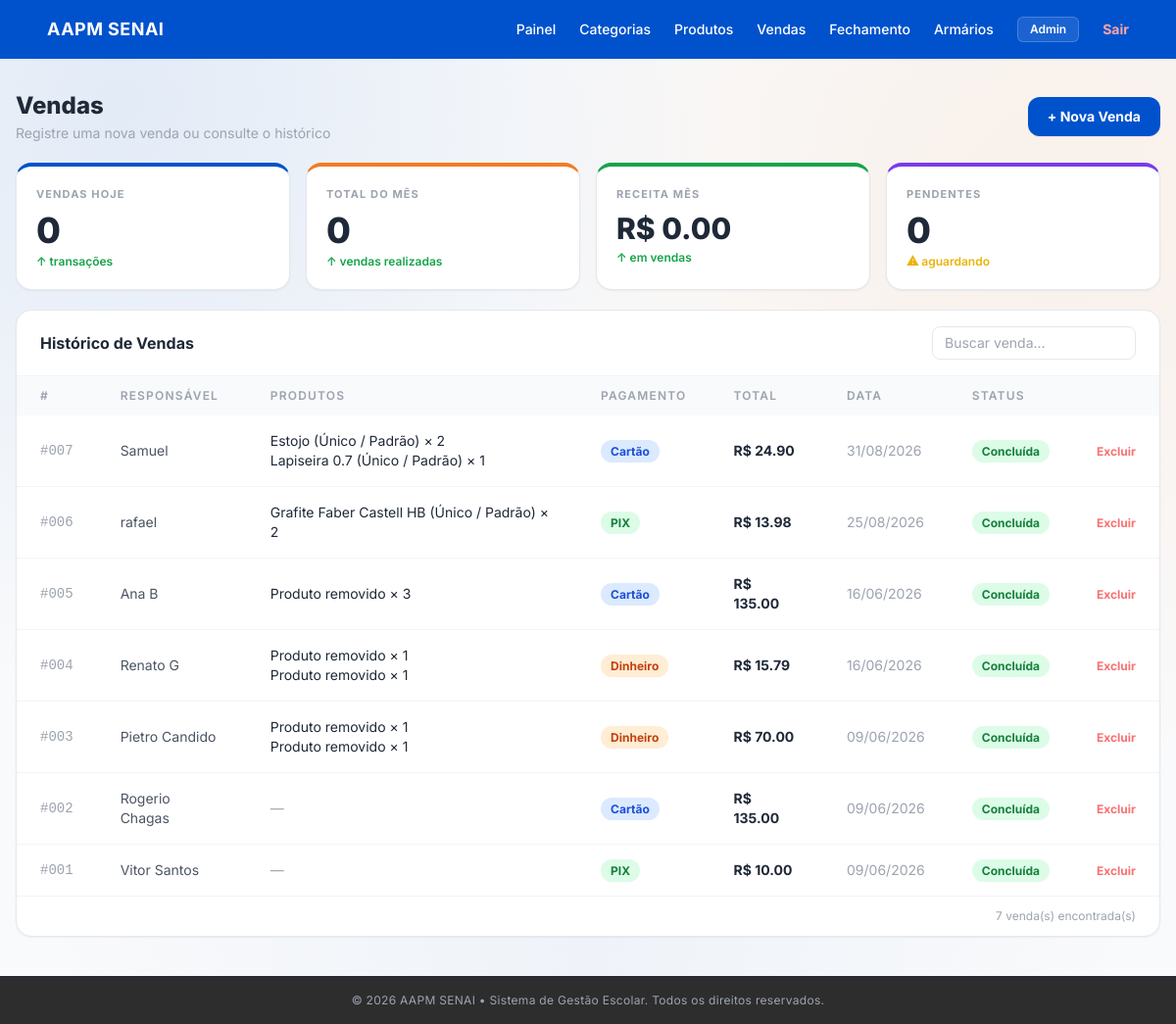
The app's page /vendas/ (signed in), older data.
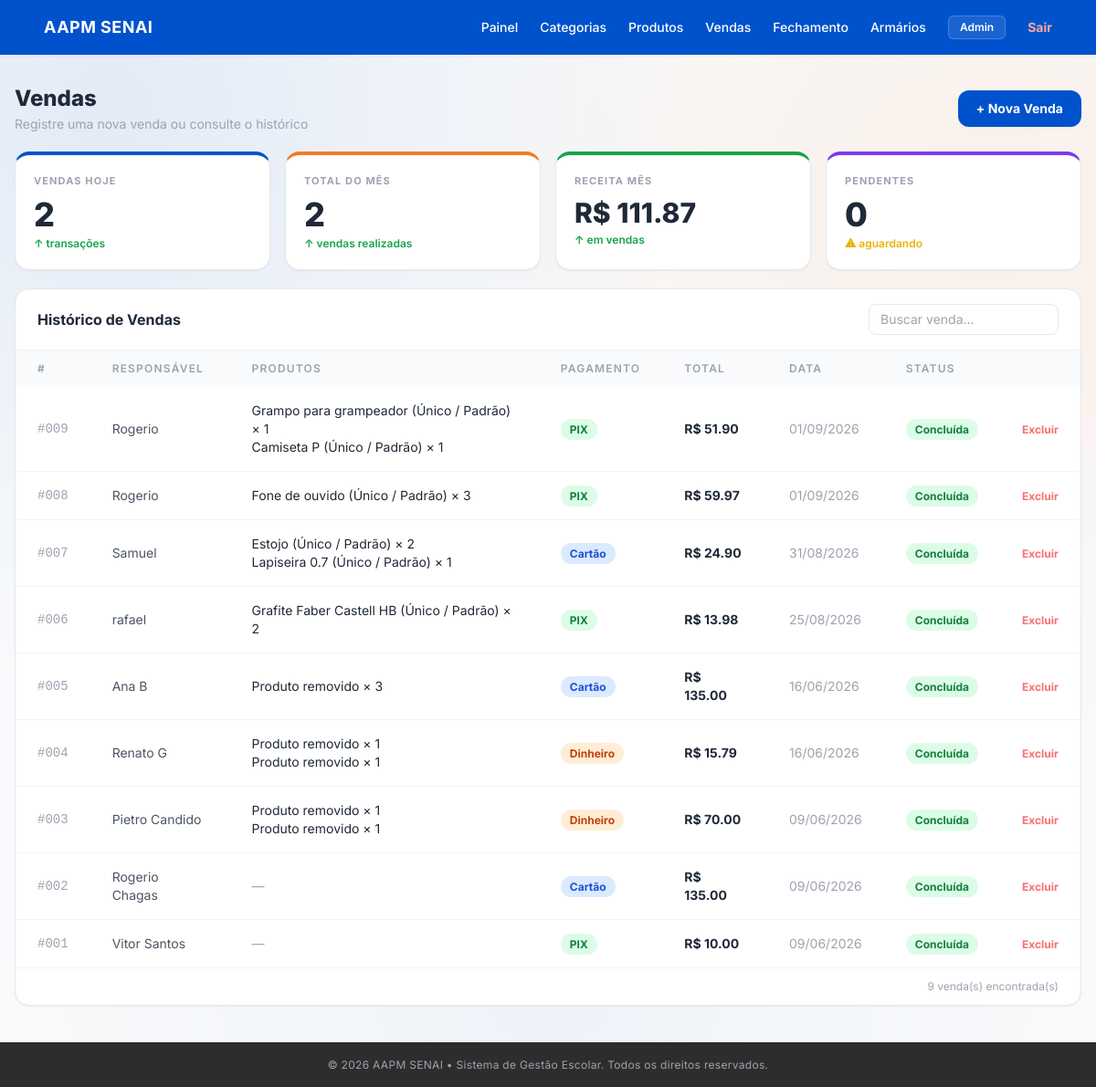
The same page, newer data.
### app/models/venda_model.py (models this page shows)
class Venda(Base):
    __tablename__ = "vendas"
    id              = Column(Integer, primary_key=True, index=True)
    responsavel     = Column(String(150), nullable=False)
    valor_total     = Column(Float, nullable=False)
    forma_pagamento = Column(String(50), nullable=False)
    observacao      = Column(String(500), nullable=True)
    status          = Column(String(30), default="concluida")
    data_venda      = Column(DateTime, default=datetime.utcnow)
    itens = relationship("VendaItem", back_populates="venda", cascade="all, delete")

### app/models/venda_item_model.py (models this page shows)
class VendaItem(Base):
    __tablename__ = "venda_itens"
    id                  = Column(Integer, primary_key=True, index=True)
    venda_id            = Column(Integer, ForeignKey("vendas.id", ondelete="CASCADE"), nullable=False)
    produto_variacao_id = Column(Integer, ForeignKey("produto_variacoes.id", ondelete="SET NULL"), nullable=True)
    quantidade          = Column(Integer, nullable=False)
    preco_unitario      = Column(Float, nullable=False)
    valor_total         = Column(Float, nullable=False)
    venda            = relationship("Venda", back_populates="itens")
    produto_variacao = relationship("ProdutoVariacao")

### app/models/produto_model.py (models this page shows, shortened)
class Produto(Base):
    __tablename__ = "produtos"
    id           = Column(Integer, primary_key=True, autoincrement=True, index=True)
    nome         = Column(String(150), nullable=False, index=True)
    preco        = Column(Float, nullable=False, default=0.0)
    ativo        = Column(Boolean, default=True)
    imagem_path  = Column(String(255), nullable=True)
    categoria_id = Column(Integer, ForeignKey("categorias.id", ondelete="SET NULL"), nullable=True)
    categoria    = relationship("Categoria", back_populates="produtos")
    variacoes    = relationship("ProdutoVariacao", back_populates="produto", cascade="all, delete-orphan")

### app/models/produto_variacao_model.py (models this page shows, shortened)
class ProdutoVariacao(Base):
    __tablename__ = "produto_variacoes"
    __table_args__ = (
        UniqueConstraint("produto_id", "tamanho", "cor", name="uq_variacao_produto_tamanho_cor"),
    )
    id            = Column(Integer, primary_key=True, autoincrement=True, index=True)
    produto_id    = Column(Integer, ForeignKey("produtos.id", ondelete="CASCADE"), nullable=False)
    tamanho       = Column(String(20), nullable=False)
    cor           = Column(String(50), nullable=False)
    sku           = Column(String(50), nullable=True, unique=True)
    preco         = Column(Float, nullable=True)  # se None, usa o preço base do produto
    estoque_atual = Column(Integer, nullable=False, default=0)
    ativo         = Column(Boolean, default=True)
    produto = relationship("Produto", back_populates="variacoes")

### app/controllers/venda_controller.py (the view)
@router.get("")
@router.get("/")
def listar_vendas(
    request: Request,
    db: Session = Depends(get_db),
    usuario=Depends(get_current_user),
):
    vendas = db.query(Venda).order_by(Venda.data_venda.desc()).all()
    produtos_db = db.query(Produto).filter(Produto.ativo == True).all()
    produtos = []
    for p in produtos_db:
        variacoes_ativas = [v for v in p.variacoes if v.ativo]
        if not variacoes_ativas:
            continue
        produtos.append({
            "id": p.id,
            "nome": p.nome,
            "imagem_url": p.imagem_url,
            "variacoes": [
                {"id": v.id, "descricao": v.descricao, "preco": v.preco_efetivo, "estoque_atual": v.estoque_atual}
                for v in variacoes_ativas
            ]
        })
    hoje        = datetime.utcnow().date()
    vendas_hoje = sum(1 for v in vendas if v.data_venda.date() == hoje)
    total_mes   = sum(1 for v in vendas if v.data_venda.month == hoje.month)
    receita_mes = sum(v.valor_total for v in vendas if v.data_venda.month == hoje.month)
    pendentes   = sum(1 for v in vendas if v.status == "pendente")
    return templates.TemplateResponse(
        request=request,
        name="vendas/index.html",
        context={
            "request":     request,
            "usuario":     usuario,
            "vendas":      vendas,
            "produtos":    produtos,
            "vendas_hoje": vendas_hoje,
            "total_mes":   total_mes,
            "receita_mes": receita_mes,
            "pendentes":   pendentes,
        },
    )

### app/templates/vendas/index.html (shortened to what this page needs)
{% extends "base.html" %}
{% block conteudo %}
<div class="pt-6 flex flex-col gap-5 pb-6">
  <div class="flex items-center justify-between">
    <div>
      <h1 class="text-2xl font-extrabold text-gray-800">Vendas</h1>
      <p class="text-sm text-gray-400 mt-0.5">Registre uma nova venda ou consulte o histórico</p>
    </div>
    <button onclick="abrirModal()"
      class="bg-[#0052cc] hover:bg-blue-700 text-white text-sm font-bold px-5 py-2.5 rounded-xl transition-all shadow-sm">
      + Nova Venda
    </button>
  </div>
  <div class="grid grid-cols-2 lg:grid-cols-4 gap-4">
    <div class="bg-white border border-gray-200 border-t-4 border-t-[#0052cc] rounded-2xl p-5 shadow-sm">
      <p class="text-[11px] font-bold text-gray-400 uppercase tracking-widest">Vendas Hoje</p>
      <p class="text-4xl font-extrabold text-gray-800 mt-2 mb-1">{{ vendas_hoje }}</p>
      <p class="text-xs font-semibold text-green-600">↑ transações</p>
    </div>
    <div class="bg-white border border-gray-200 border-t-4 border-t-[#f37b24] rounded-2xl p-5 shadow-sm">
      <p class="text-[11px] font-bold text-gray-400 uppercase tracking-widest">Total do Mês</p>
      <p class="text-4xl font-extrabold text-gray-800 mt-2 mb-1">{{ total_mes }}</p>
      <p class="text-xs font-semibold text-green-600">↑ vendas realizadas</p>
    </div>
    <div class="bg-white border border-gray-200 border-t-4 border-t-[#16a34a] rounded-2xl p-5 shadow-sm">
      <p class="text-[11px] font-bold text-gray-400 uppercase tracking-widest">Receita Mês</p>
      <p class="text-3xl font-extrabold text-gray-800 mt-2 mb-1">R$ {{ "%.2f"|format(receita_mes) }}</p>
      <p class="text-xs font-semibold text-green-600">↑ em vendas</p>
    </div>
    <div class="bg-white border border-gray-200 border-t-4 border-t-[#7c3aed] rounded-2xl p-5 shadow-sm">
      <p class="text-[11px] font-bold text-gray-400 uppercase tracking-widest">Pendentes</p>
      <p class="text-4xl font-extrabold text-gray-800 mt-2 mb-1">{{ pendentes }}</p>
      <p class="text-xs font-semibold text-yellow-500">⚠ aguardando</p>
    </div>
  </div>
  <div class="bg-white border border-gray-200 rounded-2xl shadow-sm overflow-hidden">
    <div class="px-6 py-4 border-b border-gray-100 flex items-center justify-between">
      <span class="text-base font-bold text-gray-800">Histórico de Vendas</span>
      <input type="text" id="busca" placeholder="Buscar venda..."
        oninput="filtrarTabela()"
        class="text-sm border border-gray-200 rounded-lg px-3 py-1.5 w-52 focus:outline-none focus:border-blue-400">
    </div>
    <div class="overflow-x-auto">
      <table class="w-full text-sm" id="tabela-vendas">
        <thead>
          <tr class="bg-gray-50 text-gray-400 text-xs uppercase tracking-widest">
            <th class="text-left px-6 py-3 font-semibold">#</th>
            <th class="text-left px-6 py-3 font-semibold">Responsável</th>
            <th class="text-left px-6 py-3 font-semibold">Produtos</th>
            <th class="text-left px-6 py-3 font-semibold">Pagamento</th>
            <th class="text-left px-6 py-3 font-semibold">Total</th>
            <th class="text-left px-6 py-3 font-semibold">Data</th>
            <th class="text-left px-6 py-3 font-semibold">Status</th>
            <th class="text-left px-6 py-3 font-semibold"></th>
          </tr>
        </thead>
        <tbody class="divide-y divide-gray-100">
          {% for venda in vendas %}
          <tr class="hover:bg-gray-50 transition">
            <td class="px-6 py-4 text-gray-400 font-mono">#{{ "%03d"|format(venda.id) }}</td>
            <td class="px-6 py-4 text-gray-600">{{ venda.responsavel }}</td>
            <td class="px-6 py-4 text-gray-800">
              {% for item in venda.itens %}
                <span class="block text-sm">
                  {% if item.produto_variacao %}
                    {{ item.produto_variacao.produto.nome }} ({{ item.produto_variacao.descricao }}) × {{ item.quantidade }}
                  {% else %}
                    Produto removido × {{ item.quantidade }}
                  {% endif %}
                </span>
              {% else %}
                <span class="text-gray-400">—</span>
              {% endfor %}
            </td>
            <td class="px-6 py-4">
              {% if venda.forma_pagamento == 'pix' %}
                <span class="bg-green-100 text-green-700 text-xs font-bold px-2.5 py-1 rounded-full">PIX</span>
              {% elif venda.forma_pagamento == 'cartao' %}
                <span class="bg-blue-100 text-blue-700 text-xs font-bold px-2.5 py-1 rounded-full">Cartão</span>
              {% else %}
                <span class="bg-orange-100 text-orange-700 text-xs font-bold px-2.5 py-1 rounded-full">Dinheiro</span>
              {% endif %}
            </td>
            <td class="px-6 py-4 font-bold text-gray-800">R$ {{ "%.2f"|format(venda.valor_total) }}</td>
            <td class="px-6 py-4 text-gray-400">{{ venda.data_venda.strftime('%d/%m/%Y') }}</td>
            <td class="px-6 py-4">
              {% if venda.status == 'concluida' %}
                <span class="bg-green-100 text-green-700 text-xs font-bold px-2.5 py-1 rounded-full">Concluída</span>
              {% else %}
                <span class="bg-yellow-100 text-yellow-700 text-xs font-bold px-2.5 py-1 rounded-full">Pendente</span>
              {% endif %}
            </td>
            <td class="px-6 py-4">
              <form action="/vendas/{{ venda.id }}/deletar" method="post"
                onsubmit="return confirm('Excluir esta venda?')">
                <button type="submit" class="text-red-400 hover:text-red-600 text-xs font-bold transition">Excluir</button>
              </form>
            </td>
          </tr>
          {% else %}
          <tr>
            <td colspan="8" class="px-6 py-10 text-center text-gray-400 text-sm">Nenhuma venda registrada ainda.</td>
          </tr>
          {% endfor %}
        </tbody>
      </table>
    </div>
    <div class="px-6 py-3 border-t border-gray-100 text-xs text-gray-400 text-right">
      {{ vendas|length }} venda(s) encontrada(s)
    </div>
  </div>
</div>
{% endblock %}

### app/templates/base.html (shortened to what this page needs)
<!DOCTYPE html>
<html lang="pt-br" class="h-full">
<head>
    <script src="https://cdn.tailwindcss.com"></script>
    <link rel="stylesheet" href="https://cdnjs.cloudflare.com/ajax/libs/font-awesome/6.4.0/css/all.min.css">
    <link rel="stylesheet" href="/static/css/style.css">
</head>
<body class="bg-gray-50 text-gray-900 min-h-screen flex flex-col">
    <nav class="w-full bg-[#0052cc] text-white px-6 md:px-12 py-4 flex justify-between items-center shadow-sm">
        <div class="text-lg font-bold tracking-wide">
            AAPM SENAI
        </div>
        <div class="flex items-center space-x-6 text-sm font-medium">
            {% if usuario %}
            <a href="/dashboard" class="hover:text-gray-200 transition">
                Painel
            </a>
            {% if usuario.role == 'ADMIN' %}
            <a href="/categorias" class="hover:text-gray-200 transition">
                Categorias
            </a>
            {% endif %}
            <a href="/produtos" class="hover:text-gray-200 transition">
                Produtos
            </a>
            <a href="/vendas" class="hover:text-gray-200 transition">
                Vendas
            </a>
            <a href="/fechamento" class="hover:text-gray-200 transition">
                Fechamento
            </a>
            <a href="/armarios" class="hover:text-gray-200 transition">
                Armários
            </a>
            <span class="bg-white/10 border border-white/20 px-3 py-1 rounded-md text-xs font-semibold">
                {{ usuario.nome }}
            </span>
            <a href="/auth/logout" class="text-red-300 hover:text-red-400 font-bold transition">
                Sair
            </a>
            {% else %}
            <a href="/auth/login"
                class="bg-orange-500 hover:bg-orange-600 text-white px-5 py-1.5 rounded font-semibold shadow-md transition">
                Login
            </a>
            {% endif %}
        </div>
    </nav>
    <main class="flex-grow px-4 pt-2 pb-4">
        <div class="w-full max-w-7xl mx-auto">
            {% block conteudo %}{% endblock %}
        </div>
    </main>
    <footer class="bg-[#2d2d2d] text-gray-400 text-center py-4 text-xs tracking-wide border-t border-gray-800">
        <p>&copy; 2026 AAPM SENAI • Sistema de Gestão Escolar. Todos os direitos reservados.</p>
    </footer>
</body>
</html>

### app/static/css/style.css (style rules this page uses)
:root { --blue: #0052cc; --blue-dark: #003f9e; --blue-light: #eaf2ff; --orange: #ff6a00; --orange-light: #fff1e8; --green: #16a34a; --green-light: #ecfdf3; --red: #dc2626; --red-light: #fef2f2; --bg: #f5f7fb; --surface: #ffffff; --text: #0f172a; --text-secondary: #334155; --muted: #64748b; --muted-light: #94a3b8; --border: #e5eaf1; --border-light: #eef2f7; --shadow-sm: 0 4px 15px rgba(15, 23, 42, .04); --shadow-md: 0 10px 30px rgba(15, 23, 42, .06); --shadow-lg: 0 20px 45px rgba(15, 23, 42, .10); --radius-sm: 10px; --radius-md: 14px; --radius-lg: 18px; --radius-xl: 22px; }
* { box-sizing: border-box; }
html { scroll-behavior: smooth; }
body { margin: 0; min-height: 100vh; font-family: Inter, Arial, sans-serif; color: var(--text); background: radial-gradient( circle at 10% 10%, rgba(0, 82, 204, .09), transparent 42% ), radial-gradient( circle at 90% 20%, rgba(255, 106, 0, .07), transparent 42% ), radial-gradient( circle at 50% 90%, rgba(0, 82, 204, .045), transparent 50% ), var(--bg); -webkit-font-smoothing: antialiased; text-rendering: optimizeLegibility; }
button, a { -webkit-tap-highlight-color: transparent; }
button { font-family: inherit; }

### app/templates/base.html (style rules this page uses)
body { font-family: 'Inter', sans-serif; }

Row changes from the older to the newer data that the page shows:
added Venda: id "009", responsavel "Rogerio", forma_pagamento "PIX", valor_total "51.90", data_venda "01/09/2026", status "Concluída"
added VendaItem: produto_variacao.produto.nome "Grampo para grampeador", produto_variacao.descricao "Único / Padrão", quantidade "1", shown under "009"
added VendaItem: produto_variacao.produto.nome "Camiseta P", produto_variacao.descricao "Único / Padrão", quantidade "1", shown under "009"
added Venda: id "008", responsavel "Rogerio", forma_pagamento "PIX", valor_total "59.97", data_venda "01/09/2026", status "Concluída"
added VendaItem: produto_variacao.produto.nome "Fone de ouvido", produto_variacao.descricao "Único / Padrão", quantidade "3", shown under "008"
Text that changed along with them:
{{ vendas_hoje }}: "0" → "2"
{{ total_mes }}: "0" → "2"
{{ "%.2f"|format(receita_mes) }}: "0.00" → "111.87"
{{ vendas|length }}: "7" → "9"
